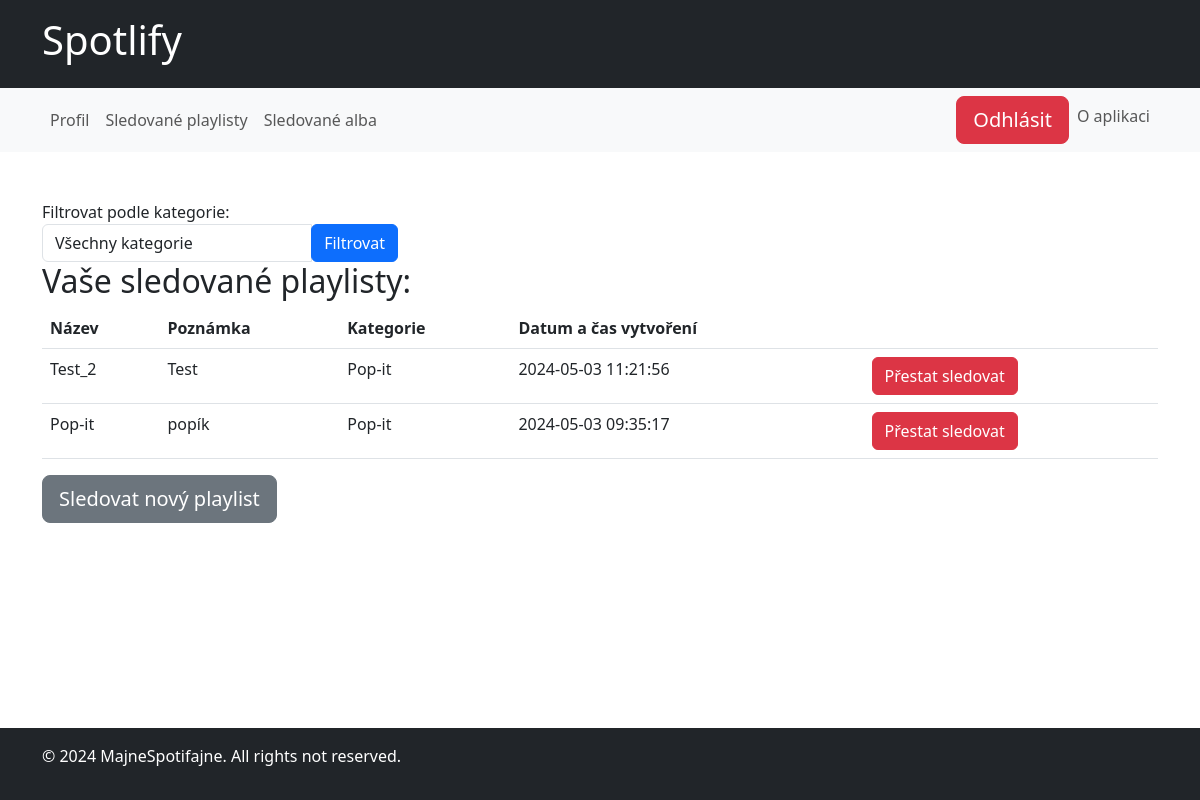
The app's page /followingPlaylists (signed in) with its own data.
### spotify/models.py (models this page shows, shortened)
class AccountFollowedPlaylists(models.Model):
    account = models.ForeignKey(Account, on_delete=models.CASCADE)
    playlist = models.ForeignKey(Playlist, on_delete=models.CASCADE)

class Playlist(models.Model):
    playlist_id = models.AutoField(primary_key=True)
    playlist_name = models.CharField(max_length=30)
    playlist_create_date = models.DateTimeField(auto_now_add=True)
    playlist_note = models.CharField(max_length=30, null=True, blank=True)
    playlist_category = models.ForeignKey(Category, on_delete=models.CASCADE, null=False, default=None)
    creator_account = models.ForeignKey(Account, on_delete=models.CASCADE, null=False, default=None)

class Category(models.Model):
    category_id = models.AutoField(primary_key=True)
    category_name = models.CharField(max_length=20)
    def __str__(self):
        return self.category_name

### spotify/views.py (the view)
# urls.py: path('followingPlaylists', views.followingPlaylists, name='followingPlaylists'),
def followingPlaylists(request):
    logged_in_user = request.session.get('logged_in_user')
    if logged_in_user:
        try:
            account = Account.objects.get(username=logged_in_user)
            following_playlists = AccountFollowedPlaylists.objects.filter(account=account)
            available_playlists = Playlist.objects.exclude(accountfollowedplaylists__account=account).exclude(creator_account=account)
            categories = Category.objects.all()
            selected_category = request.GET.get('category')
            if selected_category:
                following_playlists = following_playlists.filter(playlist__playlist_category__category_name=selected_category)
            return render(request, 'FollowingPlaylists.html',{'account': account,
                                                              'followingPlaylists': following_playlists,
                                                              'categories':categories,
                                                              'availablePlaylists': available_playlists})
        except Account.DoesNotExist:
            return redirect('userLogin')
    else:
        return redirect('userLogin')

### Templates/FollowingPlaylists.html (shortened to what this page needs)
{% extends "UserLayout.html" %}
{% block content %}
<div class="row">
    <div class="col-md-4">
        <form method="GET" action="{% url 'followingPlaylists' %}">
            <div class="form-group">
                <label for="category-filter">Filtrovat podle kategorie:</label>
                <div class="input-group">
                    <select class="form-control" id="category-filter" name="category">
                        <option value="" {% if not selected_category %}selected{% endif %}>Všechny kategorie</option>
                    </select>
                    <div class="input-group-append">
                        <button type="submit" class="btn btn-primary">Filtrovat</button>
                    </div>
                </div>
            </div>
        </form>
    </div>
</div>
<div class="row">
    <div class="col">
        <h2>Vaše sledované playlisty:</h2>
        <table class="table">
            <thead class="thead-dark">
            <tr>
                <th scope="col">Název</th>
                <th scope="col">Poznámka</th>
                <th scope="col">Kategorie</th>
                <th scope="col">Datum a čas vytvoření</th>
                <th scope="col"></th>
            </tr>
            </thead>
            <tbody>
            {% for followingPlaylist in followingPlaylists %}
            <tr>
                <td>{{ followingPlaylist.playlist.playlist_name }}</td>
                <td>{{ followingPlaylist.playlist.playlist_note }}</td>
                <td>{{ followingPlaylist.playlist.playlist_category }}</td>
                <td>{{ followingPlaylist.playlist.playlist_create_date|date:"Y-m-d H:i:s" }}</td>
                <td>
                    <form action="{% url 'unfollowPlaylist' followingPlaylist.playlist.playlist_id %}" method="post">
                        <button type="submit" class="btn btn-danger">Přestat sledovat</button>
                    </form>
                </td>
            </tr>
            {% endfor %}
            </tbody>
        </table>
        <a href="{% url 'openNewFollowPlaylist' %}" class="btn btn-secondary btn-lg btn-block">Sledovat nový
            playlist</a>
    </div>
</div>
{% endblock %}

### records on screen
AccountFollowedPlaylists: playlist.playlist_name "Test_2", playlist.playlist_note "Test", playlist.playlist_category "Pop-it", playlist.playlist_create_date "2024-05-03 11:21:56"
AccountFollowedPlaylists: playlist.playlist_name "Pop-it", playlist.playlist_note "popík", playlist.playlist_category "Pop-it", playlist.playlist_create_date "2024-05-03 09:35:17"
